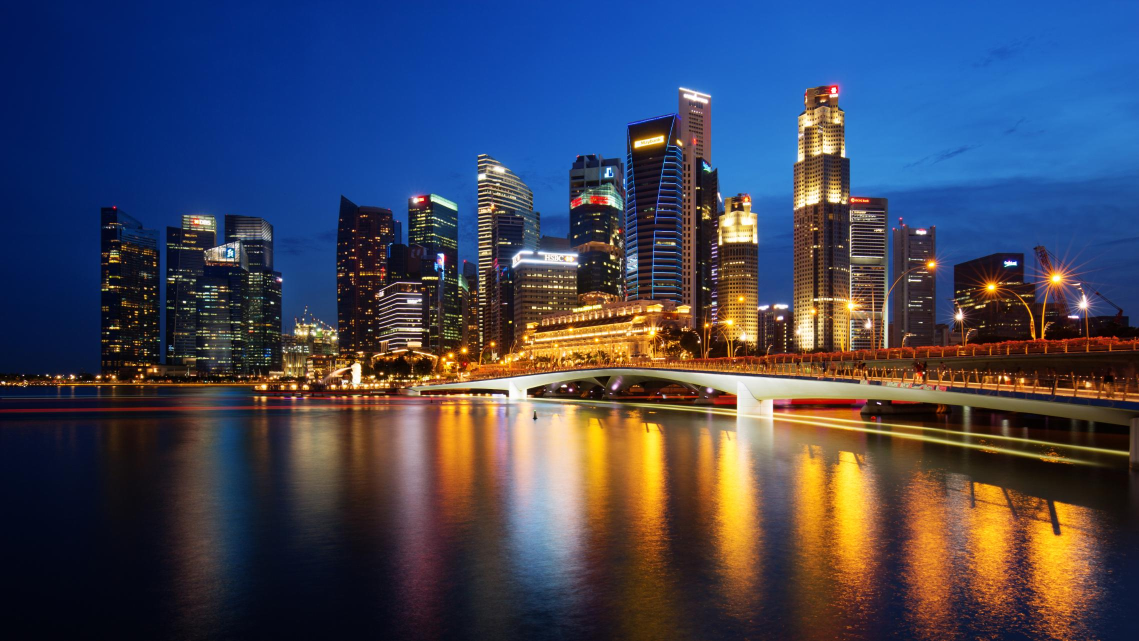
#> input picture R.jpeg, 2278 x 1282 px (shown at 1/2 size)
$ python main.py
#> lines starting #> are read from the running program, lines starting #| are printed output that depends on the picture
import cv2

# Configurable Parameters
source = "R.jpeg"  # edit your source Image name here
desti = f"resized_{source}"
# [4 lines of commented-out code are left out]
scale_percent = 50  # choose scale percent here

src = cv2.imread(source, cv2.IMREAD_UNCHANGED)
#> src is the input picture: shape (1282, 2278, 3); mean B, G, R 89.6, 69, 64.6
# cv2.imshow("title", src)

# Percent by which image is resized

# Calculate 50 oercent of original dimentions
new_width = int(src.shape[1] * scale_percent / 100)
#> new_width = 1139
new_height = int(src.shape[0] * scale_percent / 100)
#> new_height = 641

# resize image
output = cv2.resize(src, (new_width, new_height))
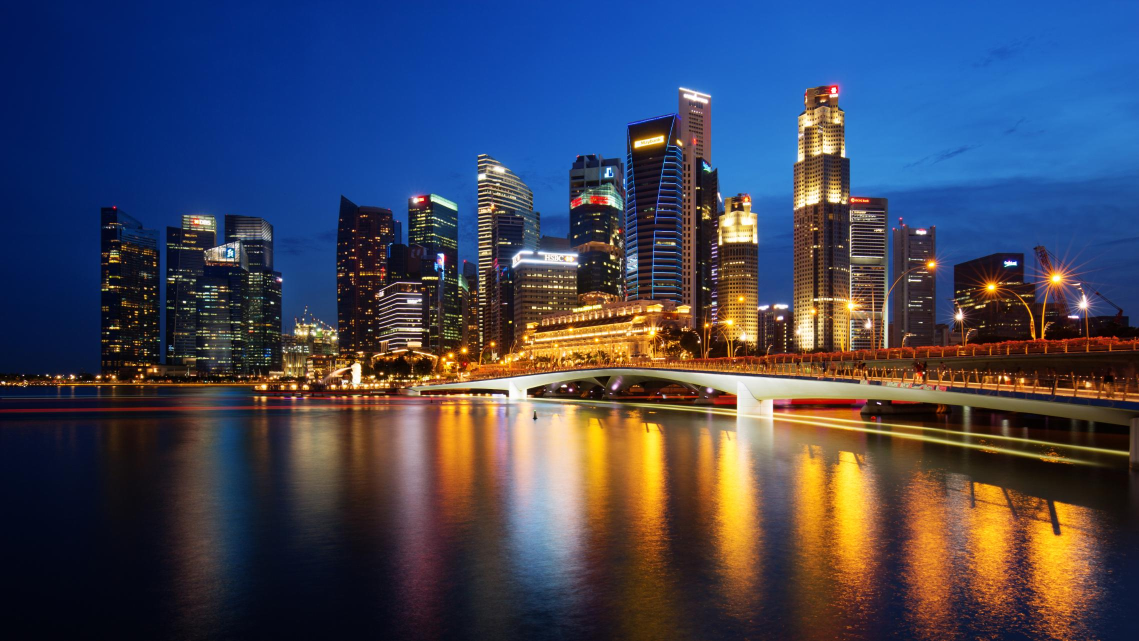
#> output: shape (641, 1139, 3); mean B, G, R 89.8, 69.1, 64.7

cv2.imwrite(desti, output)
# cv2.waitKey(0)

$ run again, with tiger.jpg copied over R.jpeg
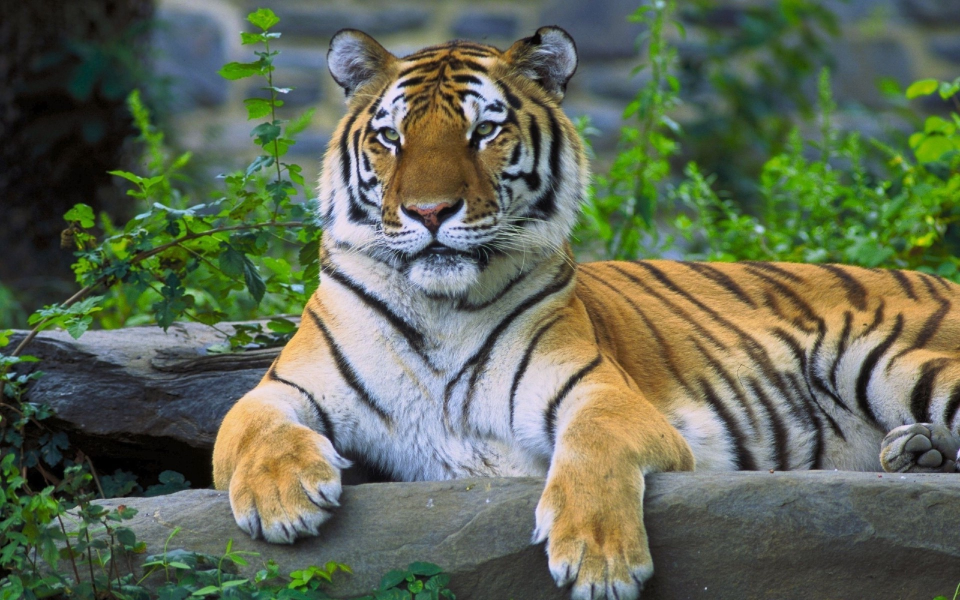
#> input picture tiger.jpg, 1920 x 1200 px (shown at 1/2 size)
#> src is the input picture: shape (1200, 1920, 3); mean B, G, R 86.5, 106.1, 97.8
#> `output = cv2.resize(src, (new_width, new_height))`:
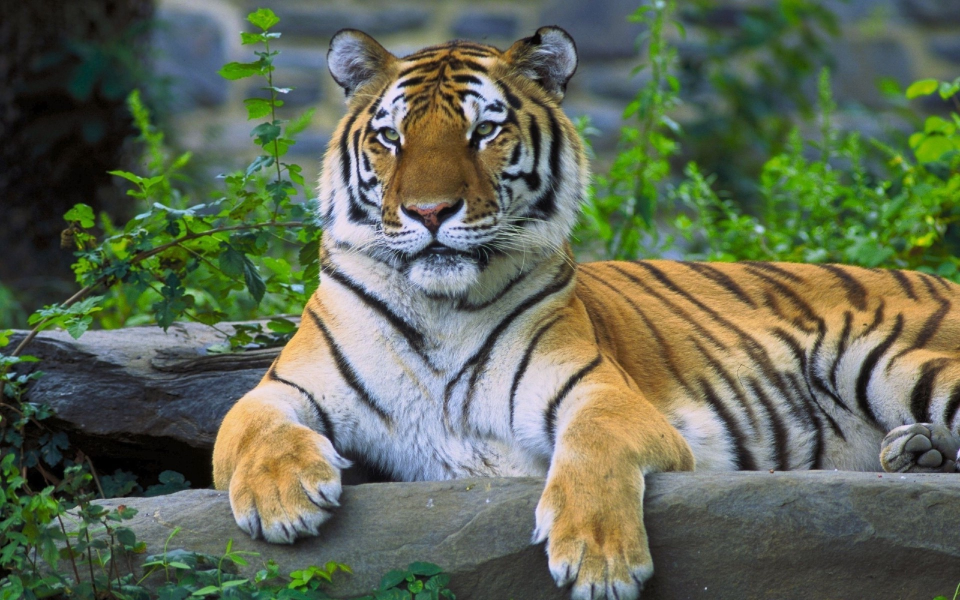
#> output: shape (600, 960, 3); mean B, G, R 86.6, 106.3, 97.9
